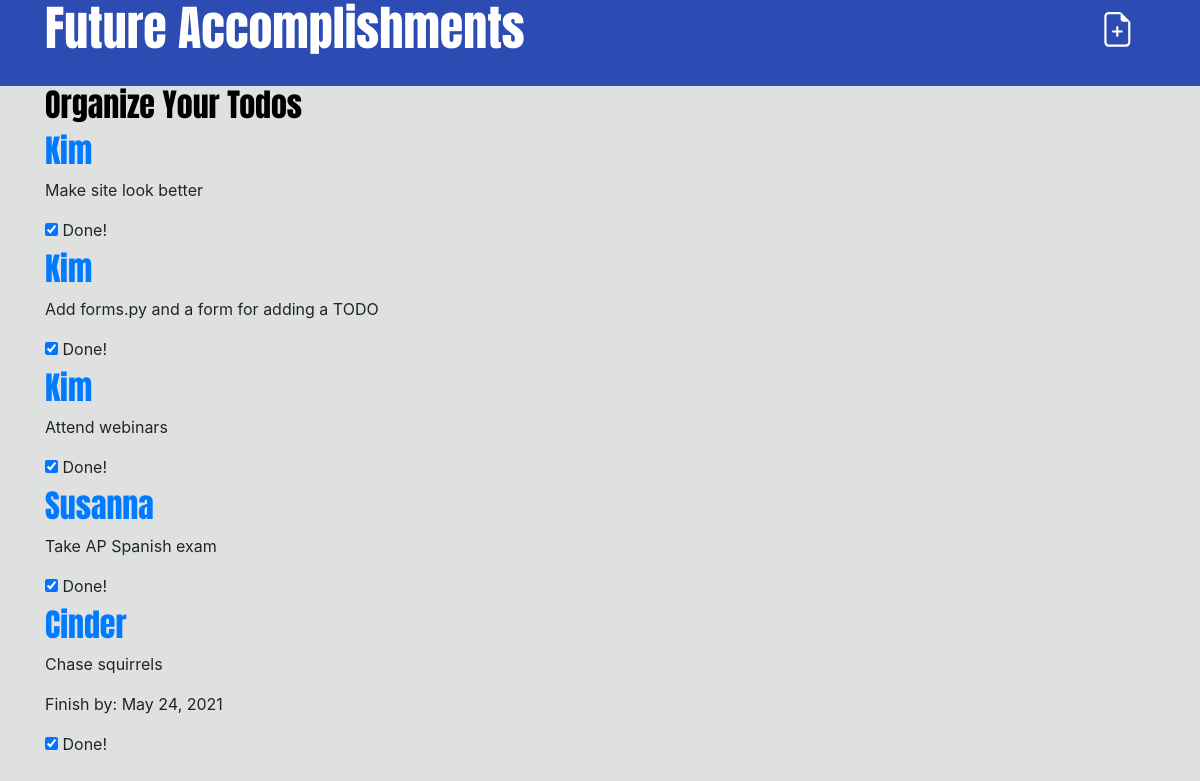
Before: / with the older database file.
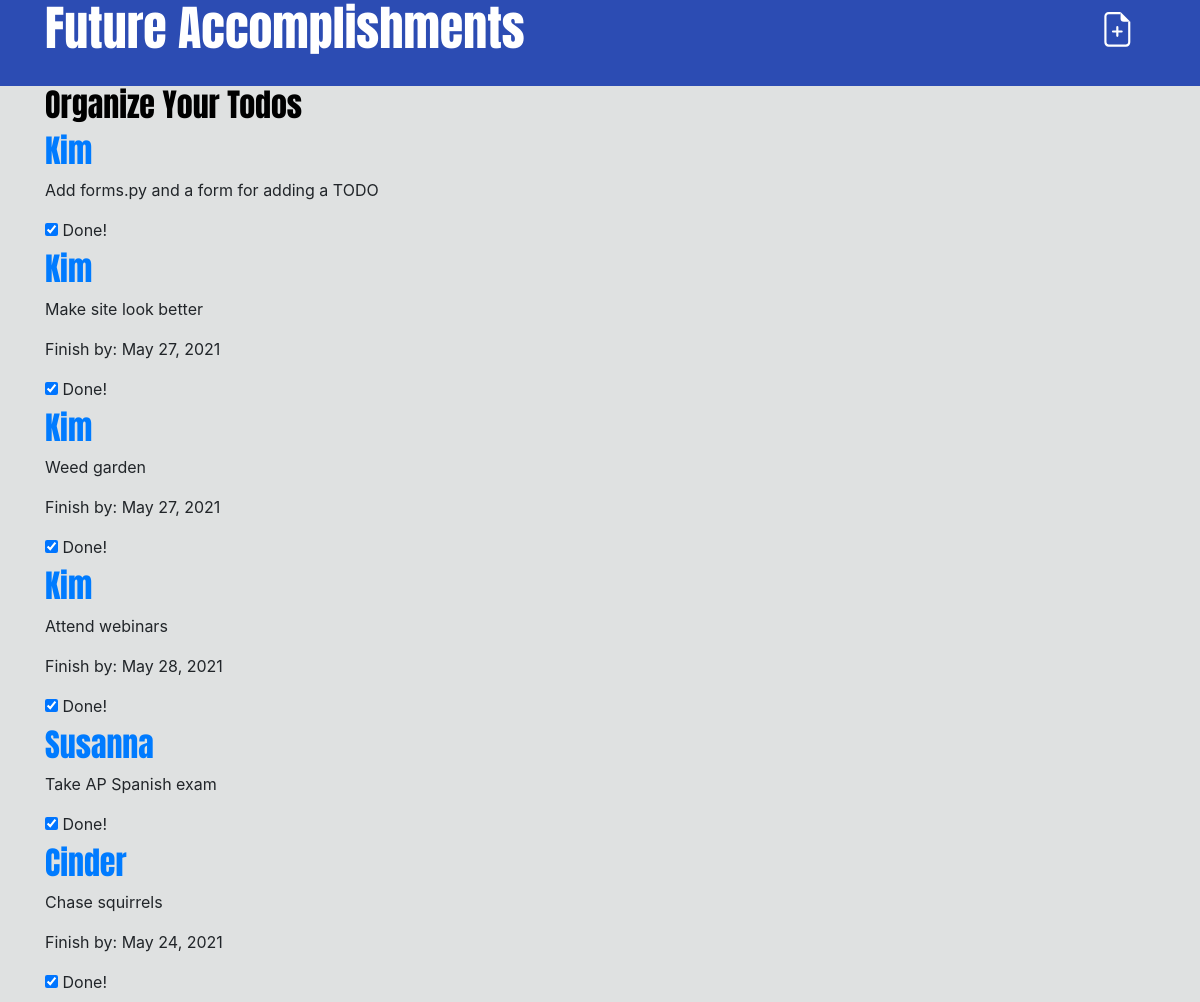
After: the same page with the newer database file.
### main/models.py (models this page shows, shortened)
class Todo(models.Model):
    text = models.CharField(max_length=280)
    created_date = models.DateField(auto_now_add=True)
    due_date = models.DateField(blank=True, null=True)
    done = models.BooleanField(default=False)
    user = models.ForeignKey(User, on_delete=models.CASCADE, related_name="todo")

### main/views.py (the view)
# urls.py: path('', views.todo_list, name='todo_list'),
def todo_list(request):
    todo = Todo.objects.all().order_by('user', 'due_date')
    form = TodoForm(request.POST or None, request.FILES or None)
    if form.is_valid():
        form.save()
    return render(request, 'todo/todo_list.html', {'todo': todo, 'form': form})

### main/forms.py
class TodoForm(forms.ModelForm):
    class Meta:
        model = Todo
        fields = ('text', 'user', 'due_date', 'done')

### main/templates/todo/todo_list.html (shortened to what this page needs)
{% extends 'todo/base.html' %}
{% block content %}
<h2>Organize Your Todos</h2>
{% for todo in todo %}
    <article class="todo">
        <h2><a href= "{% url 'todo_detail' pk=todo.pk %}">{{ todo.title }}{{ todo.user }}</a></h2>
        <p>{{ todo.text|linebreaksbr }}</p>
        {% if todo.due_date %}
        <p>Finish by: {{ todo.due_date }}</p>
        {% endif %}
        <label>
            <input type="checkbox" checked>
            <span class="checkable">Done!</span>
        </label>
    </article>
{% endfor %}
{% endblock %}

### main/templates/todo/base.html (shortened to what this page needs)
{% load static %}
<!DOCTYPE html>
<html>
    <head>
        <link rel="stylesheet" href="https://cdn.jsdelivr.net/npm/picnic">
        <link rel="stylesheet" href="https://cdn.jsdelivr.net/npm/bootstrap@4.5.3/dist/css/bootstrap.min.css">
        <link rel="stylesheet" href="{% static 'css/todo.css' %}">
    </head>
    <body>
        <header class="page-header">
            <div class="container">
                <a href="{% url 'todo_new' %}" class="top-menu">
                </a>
                <h1><a href="/">Future Accomplishments</a></h1>
            </div>
        </header>
        <main class="container">
            <div class="row">
                <div class="col">
                    {% block content %}
                    {% endblock %}
                </div>
            </div>
        </main>
    </body>
</html>

### main/static/css/todo.css (style rules this page uses)
.page-header { background-color: #2b4bb3fd; margin-top: 0; margin-bottom: 30 px; padding: 0px 20px 20px 20px; }
.page-header h1, .page-header h1 a, .page-header h1 a:visited, .page-header h1 a:active { color: #ffffff; font-size: 36pt; text-decoration: none; }
body { background-color: #dbdddde0; }
h1, h2, h3, h4 { font-family: 'Anton', bold; color: #000000; }
.top-menu, .top-menu:hover, .top-menu:visited { color: #ffffff; float: right; font-size: 26pt; margin-right: 20px; }

Changed rows visible on the page:
shown differently, row unchanged: Todo "Add forms.py and a form for adding a TODO": moves up the list
changed Todo "Make site look better": due_date (not shown) → "May 27, 2021"
added Todo: user "Kim", text "Weed garden", due_date "May 27, 2021"
changed Todo "Attend webinars": due_date (not shown) → "May 28, 2021"
